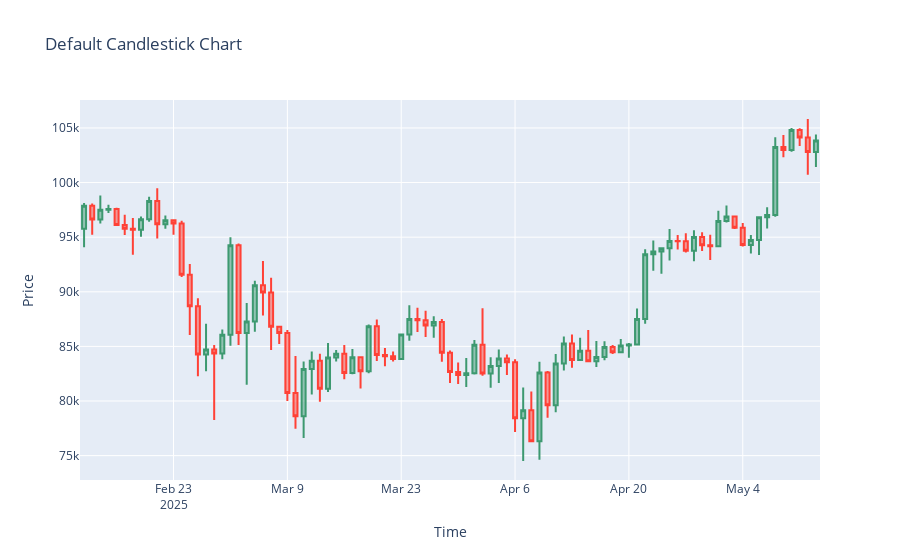

The notebook cell saved with this chart:
### Code cell
plot_candlestick_chart(df, title="Default Candlestick Chart")
